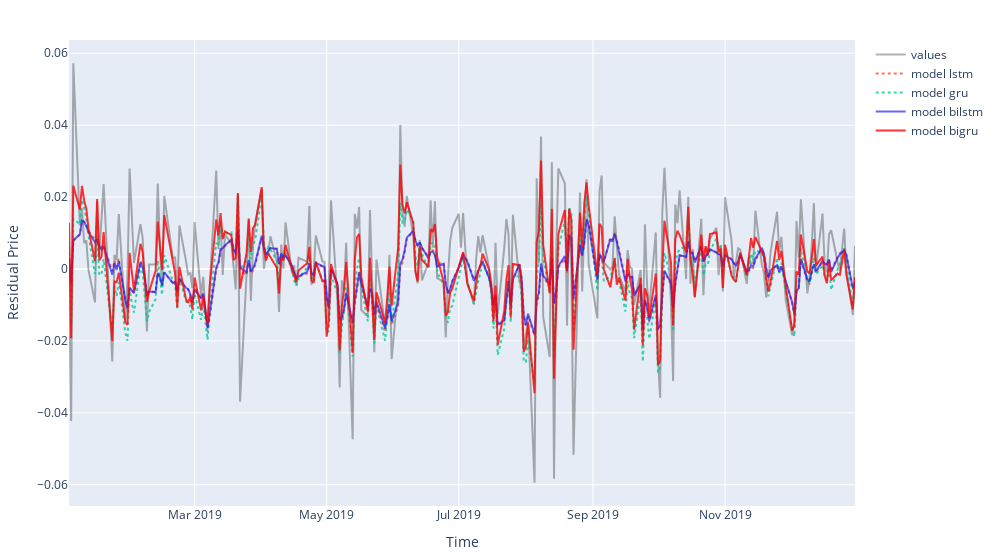

Source (notebook cell):
### Code cell
filter_df = df[(df.index.year >= 2019) & (df.index.year <= 2019)]
# df_result= None
plot_predictions(df_result,True,filter_df)

### Figure 1 — Plotly figure (JSON) as saved in the notebook; plotly's stock layout.template omitted (floating-point values rounded to 4 significant figures; data arrays with more than 128 entries replaced by an {"elided": "..."} marker saying what was removed)
{"data": [{"line": {"color": "rgba(0,0,0, 0.3)"}, "mode": "lines", "name": "values", "text": {"elided": "252 str values"}, "type": "scatter", "x": {"elided": "252 str values"}, "y": {"elided": "252 float values"}}, {"line": {"dash": "dot"}, "mode": "lines", "name": "model lstm", "opacity": 0.8, "text": {"elided": "252 str values"}, "type": "scatter", "x": {"elided": "252 str values"}, "y": {"elided": "252 float values"}}, {"line": {"dash": "dot"}, "mode": "lines", "name": "model gru", "opacity": 0.8, "text": {"elided": "252 str values"}, "type": "scatter", "x": {"elided": "252 str values"}, "y": {"elided": "252 float values"}}, {"line": {"color": "blue", "dash": "solid"}, "mode": "lines", "name": "model bilstm", "opacity": 0.6, "text": {"elided": "252 str values"}, "type": "scatter", "x": {"elided": "252 str values"}, "y": {"elided": "252 float values"}}, {"line": {"color": "red", "dash": "solid"}, "mode": "lines", "name": "model bigru", "opacity": 0.8, "text": {"elided": "252 str values"}, "type": "scatter", "x": {"elided": "252 str values"}, "y": {"elided": "252 float values"}}], "layout": {"margin": {"b": 40, "l": 40, "r": 40, "t": 40}, "width": 1000, "xaxis": {"ticklen": 5, "title": {"text": "Time"}, "zeroline": false}, "yaxis": {"range": [0, "auto"], "ticklen": 5, "title": {"text": "Residual Price"}, "zeroline": true}}}
